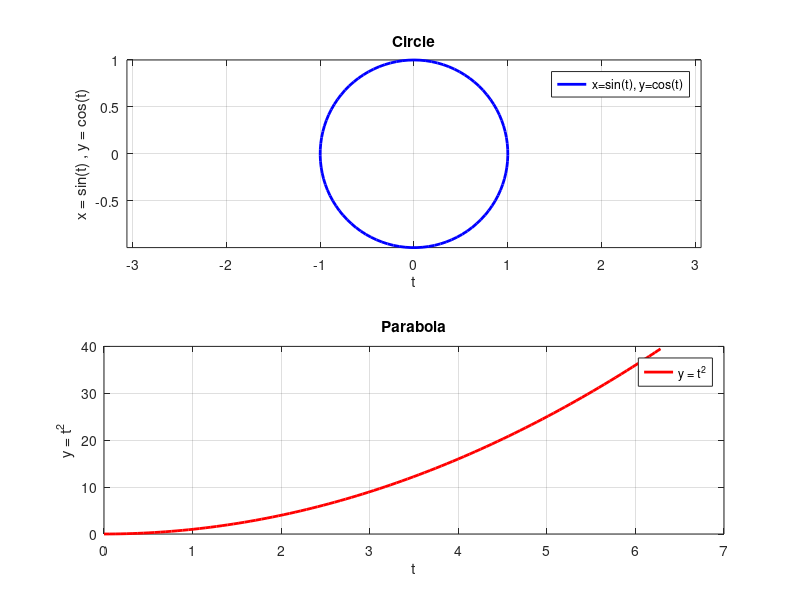

Write the MATLAB code that produced this figure.
t  = linspace(0, 2*pi, 100);
x  = sin(t);
y  = cos(t);
y2 = t.^2;

figure;

subplot(2, 1, 1);
plot(x, y, 'b', 'LineWidth', 2);
xlabel('t');
ylabel('x = sin(t) , y = cos(t)');
title('Circle');
legend('x=sin(t), y=cos(t)');
grid on;
axis equal;

subplot(2, 1, 2);
plot(t, y2, 'r', 'LineWidth', 2);
xlabel('t');
ylabel('y = t^2');
title('Parabola');
legend('y = t^2');
grid on;
